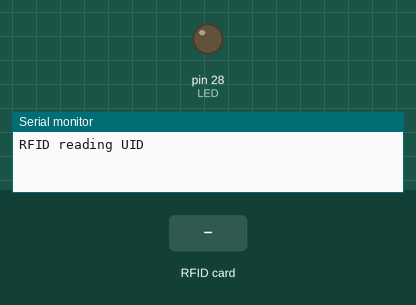
This sketch was run on a simulated Arduino Mega 2560, built with avr-gcc and run on an emulated ATmega2560. Parts: output pins drawn as LEDs (lit = HIGH), the last lines printed to the serial monitor. The inputs (shaded band) are chosen by the test bench. Pins used as bus, display or sensor lines are not drawn.

Above: at 4.3 s.
4.4 s: RFID card 5E 7A 19 C4 held to the reader
At 5.3 s:
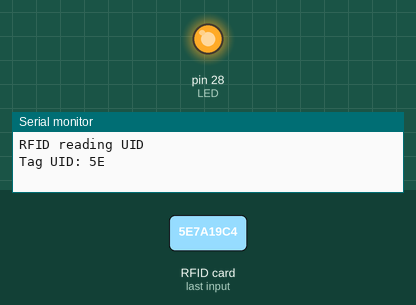
Timing chart, 0 to 9.9 s (numbered marks = the images above; inputs shaded):
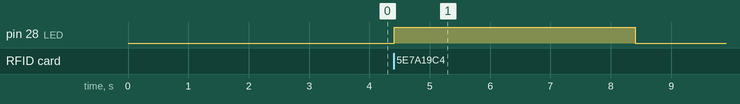

The sketch:

RFID.ino
```cpp
#include <SPI.h>
#include <MFRC522.h>
#define SS_PIN 53
#define RST_PIN 49

#define LED 28

String credentials = "{AndroidAP2/jurosevic/kth/5ddbd425-6b97-4cbd-b670-c221222ac694/}"; // change depending on your device and WiFi

MFRC522 mfrc522(SS_PIN, RST_PIN); // Instance of the class
void setup() {
   delay(3000);
   Serial.begin(9600);
   Serial1.begin(9600);
   delay(100);
   pinMode(LED, OUTPUT);
   SPI.begin();       // Init SPI bus
   mfrc522.PCD_Init(); // Init MFRC522
   Serial.println("RFID reading UID");
   Serial1.print(credentials);
}
void loop() {
if ( mfrc522.PICC_IsNewCardPresent())
    {
        if ( mfrc522.PICC_ReadCardSerial())
        {
           Serial.print("Tag UID:");
           for (byte i = 0; i < mfrc522.uid.size; i++) {
                  Serial.print(mfrc522.uid.uidByte[i] < 0x10 ? " 0" : " ");
                  Serial.print(mfrc522.uid.uidByte[i], HEX);
                  digitalWrite(LED, HIGH);
                  Serial1.print("Detected");
                  delay(1000);
                  digitalWrite(LED, LOW);
            }

            Serial.println();
            mfrc522.PICC_HaltA();
        }
}
}
```

Measured:
- after the input at 4.4 s, pin 28 (LED): LOW → HIGH at once, → LOW 4.0 s later
